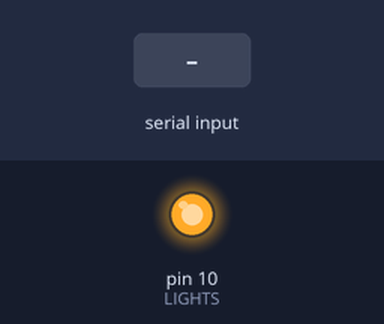
A sketch run on a simulated Arduino Uno, built with avr-gcc and run on an emulated ATmega328P. Parts: output pins drawn as LEDs (lit = HIGH). Inputs (shaded band) come from the test bench.

Above: at 1.2 s.
1.3 s: "fade\n" received over Serial
At 2.35 s:
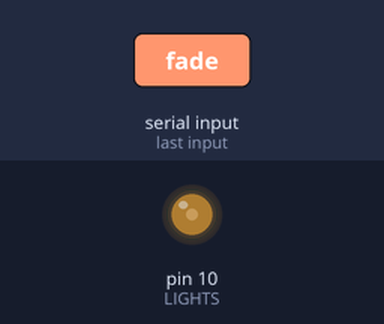
4.3 s: "dim\n" received over Serial
At 4.75 s:
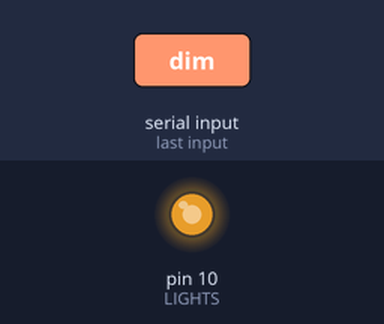
7.3 s: "flash\n" received over Serial
At 9.5 s:
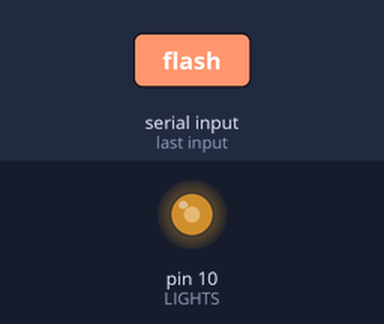
Timing chart, 0 to 11.3 s (numbered marks = the images above; inputs shaded):
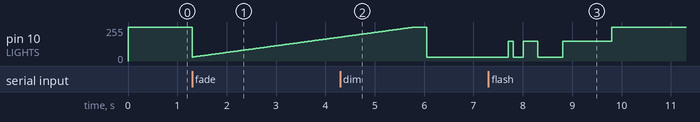

Measured:
- after the input at 7.3 s, pin 10 (LIGHTS): 30/255 → 150/255 after 0.41 s, → 30/255 0.10 s later, → 150/255 0.20 s later, → 30/255 0.30 s later, … (6 changes in this stretch)
- by itself, pin 10 (LIGHTS): rises from 179/255 to 255/255 in 1.5 s, then falls to 30/255 in 0.25 s

The sketch:

lights.ino
```cpp
#include <string.h>

String incoming = "";

const int LIGHTS = 10;

int MAX_BRIGHTNESS = 255;

void setup() {
    Serial.begin(9600);
    Serial.setTimeout(50);
    pinMode(LIGHTS, OUTPUT);
    reset();
}

void loop() {
    while (Serial.available() > 0) {
        int inChar = Serial.read();

        if (inChar == '\n') {
            if(incoming == "reset") {
                reset();
                Serial.println("reset");
                Serial.println("LIGHTS");
            } else if(incoming == "fade") {
                fade();
            } else if(incoming == "dim") {
                dim();
            } else if(incoming == "flash") {
                flash();
            }
            // clear the string for new input:
            incoming = "";
        } else {
            incoming += (char)inChar;
        }
    }
}

void fade() {
    for(int i = 30; i <= MAX_BRIGHTNESS; i++) {
        analogWrite(LIGHTS, i);
        delay(20);
    }
}

void dim() {
    for(int i = MAX_BRIGHTNESS; i >= 30; i--) {
        analogWrite(LIGHTS, i);
        delay(1);
    }
}

void flash() {
    analogWrite(LIGHTS, 30);
    delay(400);
    analogWrite(LIGHTS, 150);
    delay(100);
    analogWrite(LIGHTS, 30);
    delay(200);
    analogWrite(LIGHTS, 150);
    delay(300);
    analogWrite(LIGHTS, 30);
    delay(500);
    analogWrite(LIGHTS, 150);
    delay(1000);
    analogWrite(LIGHTS, MAX_BRIGHTNESS);
}

void reset() {
    analogWrite(LIGHTS, 255);
}
```
